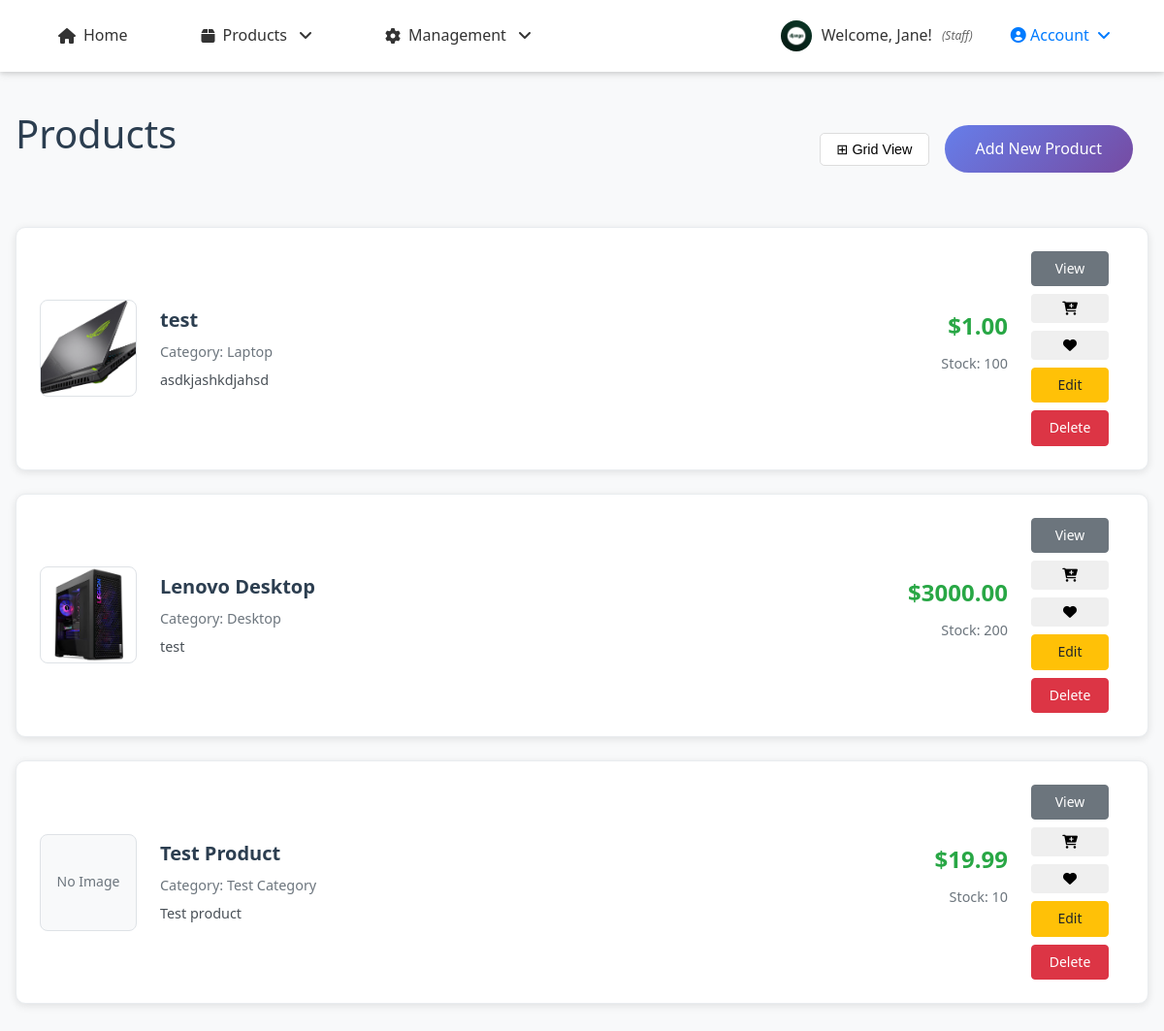
The page /products/ (signed in) on the database its author committed.
### accounts/models.py (models this page shows, shortened)
class UserProfile(models.Model):
    ROLE_CHOICES = [
        ('customer', 'Customer'),
        ('staff', 'Staff'),
        ('owner', 'Owner/Admin'),
    ]
    user = models.OneToOneField(User, on_delete=models.CASCADE, related_name='profile')
    phone_number = models.CharField(max_length=15, blank=True, null=True)
    address = models.TextField(blank=True, null=True)
    date_of_birth = models.DateField(blank=True, null=True)
    profile_picture = models.ImageField(upload_to='profiles/', blank=True, null=True)
    role = models.CharField(max_length=20, choices=ROLE_CHOICES, default='customer')
    billing_first_name = models.CharField(max_length=100, blank=True, null=True)
    billing_last_name = models.CharField(max_length=100, blank=True, null=True)
    billing_email = models.EmailField(blank=True, null=True)
    billing_phone = models.CharField(max_length=20, blank=True, null=True)
    billing_address = models.TextField(blank=True, null=True)
    billing_city = models.CharField(max_length=100, blank=True, null=True)
    billing_state = models.CharField(max_length=100, blank=True, null=True)
    billing_postal_code = models.CharField(max_length=20, blank=True, null=True)
    billing_country = models.CharField(max_length=100, blank=True, null=True)
    shipping_first_name = models.CharField(max_length=100, blank=True, null=True)
    shipping_last_name = models.CharField(max_length=100, blank=True, null=True)
    shipping_phone = models.CharField(max_length=20, blank=True, null=True)
    shipping_address = models.TextField(blank=True, null=True)
    shipping_city = models.CharField(max_length=100, blank=True, null=True)
    shipping_state = models.CharField(max_length=100, blank=True, null=True)
    shipping_postal_code = models.CharField(max_length=20, blank=True, null=True)
    shipping_country = models.CharField(max_length=100, blank=True, null=True)
    created_at = models.DateTimeField(auto_now_add=True)
    updated_at = models.DateTimeField(auto_now=True)
    def can_access_admin(self):
        return self.role == 'owner' or self.user.is_superuser
    def can_manage_products(self):
        return self.role in ['staff', 'owner'] or self.user.is_superuser
    def can_access_dashboard(self):
        return self.role in ['staff', 'owner'] or self.user.is_superuser
    class Meta:
        verbose_name = "User Profile"
        verbose_name_plural = "User Profiles"

### products/models.py (models this page shows, shortened)
class Product(models.Model):
    name = models.CharField(max_length=255)
    category = models.ForeignKey('Category', on_delete=models.CASCADE,
                                 related_name='products', null=True, blank=True)
    description = models.TextField()
    price = models.DecimalField(max_digits=10, decimal_places=2)
    image = models.ImageField(upload_to='products/', blank=True)
    qty = models.IntegerField(default=0)

class Category(models.Model):
    name = models.CharField(max_length=100)
    description = models.TextField(blank=True)
    def __str__(self):
        return self.name
    class Meta:
        verbose_name_plural = "Categories"

### products/views.py (the view)
# urls.py: path('', views.product_list, name='product_list'),
def product_list(request):
    products = Product.objects.all()
    categories = Category.objects.all()
    category_id = request.GET.get('category')
    selected_category = None
    if category_id:
        try:
            selected_category = Category.objects.get(id=category_id)
            products = products.filter(category=selected_category)
        except Category.DoesNotExist:
            pass
    context = {
        'products': products,
        'categories': categories,
        'selected_category': selected_category,
    }
    return render(request, 'products/product_list.html', context)

### cart/context_processors.py (called while the page is built)
def cart_processor(request):
    if request.user.is_authenticated:
        try:
            cart = Cart.objects.get(user=request.user)
            return {
                'cart_total_items': cart.total_items,
                'cart_total_price': cart.total_price,
            }
        except Cart.DoesNotExist:
            return {
                'cart_total_items': 0,
                'cart_total_price': 0,
            }
    return {
        'cart_total_items': 0,
        'cart_total_price': 0,
    }

### cart/models.py (called while the page is built)
    @property
    def total_items(self):
        return sum(item.quantity for item in self.items.all())

    @property
    def total_price(self):
        total = sum(item.total_price for item in self.items.all())
        return Decimal(str(total)) if total else Decimal('0.00')

### products/templates/products/product_list.html (shortened to what this page needs)
{% extends 'base.html' %}
{% load static %}
{% block content %}
<div class="products-header">
    <h1>Products</h1>
    <div class="header-actions">
        <button onclick="toggleView()" class="view-toggle-btn" id="viewToggleBtn">
            <span id="viewIcon">⊞</span> <span id="viewText">Grid View</span>
        </button>
        <a href="{% url 'products:add_product' %}" class="btn btn-primary">Add New Product</a>
    </div>
</div>
<div class="products-container" id="productsContainer">
    {% for product in products %}
        <div class="product-item">
            <div class="product-image-container">
                {% if product.image %}
                    <img src="{{ product.image.url }}" alt="{{ product.name }}" class="product-image">
                {% else %}
                    <div class="no-image">No Image</div>
                {% endif %}
            </div>
            <div class="product-details">
                <div class="product-main-info">
                    <h3 class="product-title">{{ product.name }}</h3>
                    <p class="product-category">Category: {{ product.category|default:"No category" }}</p>
                    <p class="product-description">{{ product.description|truncatewords:15 }}</p>
                </div>
                <div class="product-meta">
                    <p class="product-price">${{ product.price }}</p>
                    <p class="product-stock">Stock: {{ product.qty }}</p>
                </div>
            </div>
            <div class="product-actions">
                <a href="{% url 'products:product_detail' product.id %}" class="btn btn-secondary btn-sm">View</a>
                {% if user.is_authenticated %}
                    {% if product.qty > 0 %}
                        <form method="post" action="{% url 'cart:add_to_cart' product.id %}" class="d-inline">
                            <button type="submit" class="btn btn-success btn-sm" title="Add to Cart">
                                <i class="fas fa-cart-plus"></i>
                            </button>
                        </form>
                        <form method="post" action="{% url 'cart:add_to_wishlist' product.id %}" class="d-inline">
                            <button type="submit" class="btn btn-outline-danger btn-sm" title="Add to Wishlist">
                                <i class="fas fa-heart"></i>
                            </button>
                        </form>
                    {% else %}
                        <span class="text-danger small">Out of Stock</span>
                    {% endif %}
                {% endif %}
                {% if user.is_authenticated and user.profile.can_manage_products %}
                    <a href="{% url 'products:edit_product' product.id %}" class="btn btn-warning btn-sm">Edit</a>
                    <a href="{% url 'products:delete_product' product.id %}" class="btn btn-danger btn-sm">Delete</a>
                {% endif %}
            </div>
        </div>
    {% endfor %}
</div>
{% endblock %}

### store/templates/base.html (shortened to what this page needs)
{% load static %}
<!DOCTYPE html>
<html lang="en">
<head>
    <link rel="stylesheet" href="https://cdnjs.cloudflare.com/ajax/libs/font-awesome/6.0.0/css/all.min.css">
    <link rel="stylesheet" href="{% static 'store/css/style.css' %}">
</head>
<body>
    <header>
        <nav>
            <ul>
                <li><a href="{% url 'store:home' %}">
                    <i class="fas fa-home"></i> Home
                </a></li>
                <li class="dropdown">
                    <a href="#" class="dropdown-toggle">
                        <i class="fas fa-box"></i> Products
                    </a>
                </li>
                {% if user.is_authenticated %}
                    {% if user.profile.role == 'staff' or user.profile.role == 'owner' %}
                        <li class="dropdown">
                            <a href="#" class="dropdown-toggle">
                                <i class="fas fa-cog"></i> Management
                            </a>
                        </li>
                    {% endif %}
                {% endif %}
            </ul>
            <div class="auth-nav">
                {% if user.is_authenticated %}
                    <div class="user-info">
                        {% if user.profile.profile_picture %}
                            <img src="{{ user.profile.profile_picture.url }}" alt="Profile" class="user-avatar">
                        {% else %}
                            <div class="user-default-avatar">
                                {{ user.first_name|first|default:user.username|first }}
                            </div>
                        {% endif %}
                        <span>Welcome, {{ user.first_name|default:user.username }}!</span>
                        <small class="user-role">({{ user.profile.get_role_display }})</small>
                    </div>
                    <div class="dropdown">
                        <a href="#" class="dropdown-toggle" style="color: #007bff; font-weight: 500;">
                            <i class="fas fa-user-circle"></i> Account
                        </a>
                    </div>
                {% endif %}
            </div>
        </nav>
    </header>
    <main>
        <div class="container">
            {% block content %}
            {% endblock %}
        </div>
    </main>
</body>
</html>

### store/static/store/css/style.css (style rules this page uses)
* { margin: 0; padding: 0; box-sizing: border-box; }
body { font-family: 'Segoe UI', Tahoma, Geneva, Verdana, sans-serif; line-height: 1.6; color: #333; background-color: #f8f9fa; }
header { background: linear-gradient(135deg, #667eea 0%, #764ba2 100%); box-shadow: 0 2px 10px rgba(0,0,0,0.1); position: sticky; top: 0; z-index: 100; }
nav ul { list-style: none; display: flex; justify-content: center; padding: 1rem 0; max-width: 1200px; margin: 0 auto; }
nav li { margin: 0 1rem; }
nav a { color: white; text-decoration: none; padding: 0.75rem 1.5rem; border-radius: 25px; transition: all 0.3s ease; font-weight: 500; }
.container { max-width: 1200px; margin: 2rem auto; padding: 0 1rem; }
h1 { color: #2c3e50; margin-bottom: 2rem; text-align: center; font-size: 2.5rem; font-weight: 300; }
.btn { display: inline-block; padding: 0.75rem 2rem; border: none; border-radius: 25px; font-size: 1rem; font-weight: 500; text-decoration: none; cursor: pointer; transition: all 0.3s ease; text-align: center; margin-right: 1rem; }
.btn-primary { background: linear-gradient(135deg, #667eea 0%, #764ba2 100%); color: white; }
.btn-secondary { background-color: #6c757d; color: white; }
.product-image { width: 100%; height: 200px; object-fit: cover; }
.product-price { font-size: 1.5rem; font-weight: 700; color: #667eea; margin-bottom: 1rem; }
.product-description { color: #666; line-height: 1.5; }
.fade-in { animation: fadeIn 0.5s ease-in; }

### store/templates/base.html (style rules this page uses)
.auth-nav { display: flex; align-items: center; gap: 15px; }
.user-info { display: flex; align-items: center; gap: 10px; color: #333; }
.user-role { color: #666; font-style: italic; font-size: 12px; }
.user-avatar { width: 32px; height: 32px; border-radius: 50%; object-fit: cover; }
nav { display: flex; justify-content: space-between; align-items: center; padding: 1rem 2rem; background: white; box-shadow: 0 2px 4px rgba(0,0,0,0.1); }
nav ul { display: flex; list-style: none; margin: 0; padding: 0; gap: 20px; }
nav ul li { position: relative; }
nav ul li a { text-decoration: none; color: #333; font-weight: 500; transition: color 0.3s; display: flex; align-items: center; gap: 8px; padding: 8px 12px; border-radius: 4px; }
.dropdown { position: relative; }
.dropdown-toggle { cursor: pointer; position: relative; }
.dropdown-toggle::after { content: '\f107'; font-family: 'Font Awesome 6 Free'; font-weight: 900; margin-left: 5px; transition: transform 0.3s; }

### rows shown on the page
Product: image (picture), name "test", category "Laptop", description "asdkjashkdjahsd", price "1.00", qty "100"
Product: image (picture), name "Lenovo Desktop", category "Desktop", description "test", price "3000.00", qty "200"
Product: image "No Image", name "Test Product", category "Test Category", description "Test product", price "19.99", qty "10"

### other values the page prints
{{ user.first_name|default:user.username }} "Jane"
{{ user.profile.get_role_display }} "Staff"
